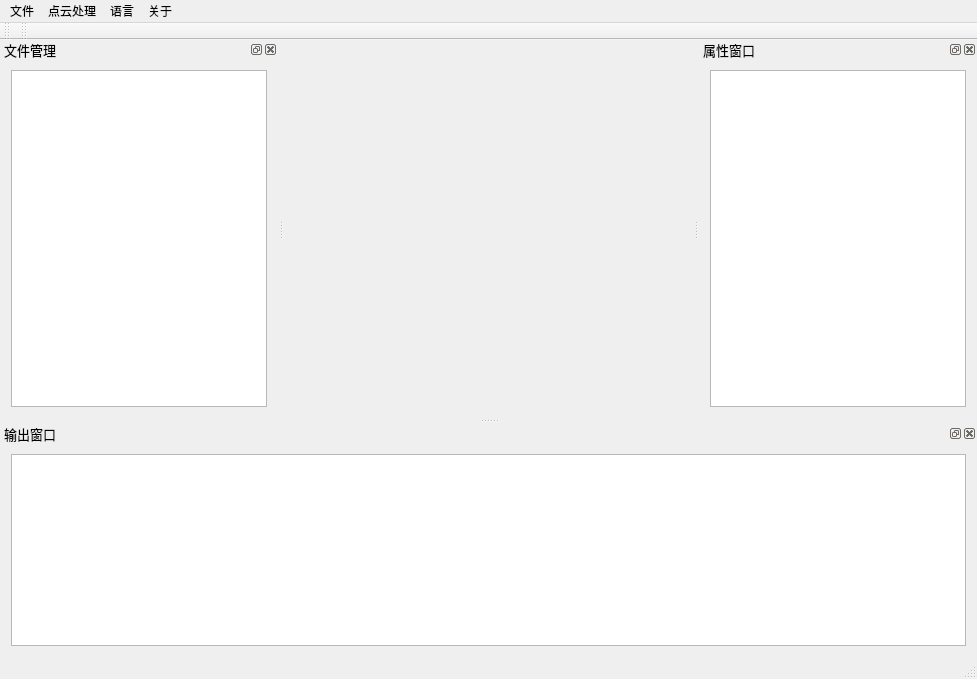
<?xml version="1.0" encoding="UTF-8"?>
<ui version="4.0">
 <class>MainWindowClass</class>
 <widget class="QMainWindow" name="MainWindowClass">
  <property name="geometry">
   <rect>
    <x>0</x>
    <y>0</y>
    <width>977</width>
    <height>679</height>
   </rect>
  </property>
  <property name="windowTitle">
   <string>近距离LiDAR单 木与样地AGB精准测算分系统</string>
  </property>
  <property name="windowIcon">
   <iconset resource="MainWindow.qrc">
    <normaloff>:/ico/fe.png</normaloff>:/ico/fe.png</iconset>
  </property>
  <widget class="QWidget" name="VisualInformation">
   <layout class="QHBoxLayout" name="horizontalLayout">
    <item>
     <layout class="QVBoxLayout" name="_VisialArea"/>
    </item>
   </layout>
  </widget>
  <widget class="QMenuBar" name="menuBar">
   <property name="geometry">
    <rect>
     <x>0</x>
     <y>0</y>
     <width>977</width>
     <height>26</height>
    </rect>
   </property>
   <widget class="QMenu" name="menu">
    <property name="title">
     <string>文件</string>
    </property>
    <addaction name="_action_inputFile"/>
   </widget>
   <widget class="QMenu" name="menu_3">
    <property name="title">
     <string>语言</string>
    </property>
    <addaction name="_action_Chinese"/>
    <addaction name="_action_English"/>
   </widget>
   <widget class="QMenu" name="menu_about">
    <property name="title">
     <string>关于</string>
    </property>
   </widget>
   <widget class="QMenu" name="menu_4">
    <property name="title">
     <string>点云处理</string>
    </property>
    <widget class="QMenu" name="menu_registration">
     <property name="title">
      <string>点云配准</string>
     </property>
     <addaction name="action_registration_TLS"/>
     <addaction name="action_registration_ULS"/>
     <addaction name="action_registration_Fast"/>
    </widget>
    <addaction name="menu_registration"/>
   </widget>
   <addaction name="menu"/>
   <addaction name="menu_4"/>
   <addaction name="menu_3"/>
   <addaction name="menu_about"/>
  </widget>
  <widget class="QToolBar" name="mainToolBar">
   <attribute name="toolBarArea">
    <enum>TopToolBarArea</enum>
   </attribute>
   <attribute name="toolBarBreak">
    <bool>false</bool>
   </attribute>
  </widget>
  <widget class="QStatusBar" name="statusBar"/>
  <widget class="QDockWidget" name="OutInformation">
   <property name="font">
    <font>
     <pointsize>10</pointsize>
    </font>
   </property>
   <property name="autoFillBackground">
    <bool>true</bool>
   </property>
   <property name="windowTitle">
    <string>输出窗口</string>
   </property>
   <attribute name="dockWidgetArea">
    <number>8</number>
   </attribute>
   <widget class="QWidget" name="_OutPutWidget">
    <layout class="QVBoxLayout" name="verticalLayout_3">
     <item>
      <widget class="QTextEdit" name="_Logger">
       <property name="font">
        <font>
         <pointsize>10</pointsize>
        </font>
       </property>
      </widget>
     </item>
    </layout>
   </widget>
  </widget>
  <widget class="QToolBar" name="toolBar">
   <property name="windowTitle">
    <string>toolBar</string>
   </property>
   <attribute name="toolBarArea">
    <enum>TopToolBarArea</enum>
   </attribute>
   <attribute name="toolBarBreak">
    <bool>false</bool>
   </attribute>
  </widget>
  <widget class="QDockWidget" name="NodeInformation">
   <property name="font">
    <font>
     <pointsize>10</pointsize>
    </font>
   </property>
   <property name="autoFillBackground">
    <bool>true</bool>
   </property>
   <property name="windowTitle">
    <string>文件管理</string>
   </property>
   <attribute name="dockWidgetArea">
    <number>1</number>
   </attribute>
   <widget class="QWidget" name="_NodeMangment">
    <layout class="QHBoxLayout" name="horizontalLayout_2">
     <item>
      <widget class="QTreeView" name="_fileTree">
       <property name="font">
        <font>
         <pointsize>10</pointsize>
        </font>
       </property>
      </widget>
     </item>
    </layout>
   </widget>
  </widget>
  <widget class="QDockWidget" name="ProPertyInformation">
   <property name="font">
    <font>
     <pointsize>10</pointsize>
    </font>
   </property>
   <property name="autoFillBackground">
    <bool>true</bool>
   </property>
   <property name="windowTitle">
    <string>属性窗口</string>
   </property>
   <attribute name="dockWidgetArea">
    <number>2</number>
   </attribute>
   <widget class="QWidget" name="_ProPerty">
    <layout class="QVBoxLayout" name="verticalLayout">
     <item>
      <widget class="QTableWidget" name="_ProPertyTable">
       <property name="font">
        <font>
         <pointsize>10</pointsize>
        </font>
       </property>
      </widget>
     </item>
    </layout>
   </widget>
  </widget>
  <action name="_action_inputFile">
   <property name="text">
    <string>打开文件</string>
   </property>
   <property name="font">
    <font>
     <pointsize>10</pointsize>
    </font>
   </property>
  </action>
  <action name="_action_treeEvaluation">
   <property name="enabled">
    <bool>true</bool>
   </property>
   <property name="text">
    <string>树木参数预测结果评价</string>
   </property>
  </action>
  <action name="_action_Chinese">
   <property name="text">
    <string>中文</string>
   </property>
  </action>
  <action name="_action_English">
   <property name="text">
    <string>English</string>
   </property>
  </action>
  <action name="_action_stemCurveEvaluation">
   <property name="text">
    <string>干曲线预测结果评价</string>
   </property>
  </action>
  <action name="action_registration_TLS">
   <property name="text">
    <string>地面点云配准</string>
   </property>
  </action>
  <action name="action_registration_ULS">
   <property name="text">
    <string>空地点云配准</string>
   </property>
  </action>
  <action name="action_registration_Fast">
   <property name="text">
    <string>离群值剔除配准</string>
   </property>
  </action>
 </widget>
 <layoutdefault spacing="6" margin="11"/>
 <resources>
  <include location="MainWindow.qrc"/>
 </resources>
 <connections/>
</ui>
